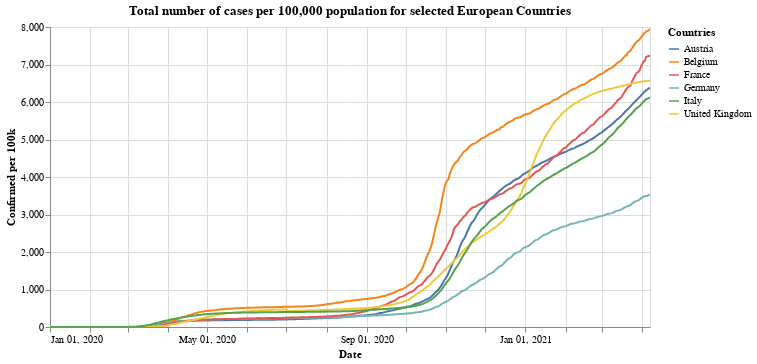

Notebook code for this chart:
### Markdown cell above
## Total cases per 100,000

### Code cell
#collapse

leg_selection = alt.selection_multi(fields=['id'], bind='legend')

alt.Chart(x_small).mark_line().encode(
    x=alt.X("yearmonthdate(date):T", axis=alt.Axis(title='Date')),
    y=alt.Y("confirmed_per:Q", axis=alt.Axis(title='Confirmed per 100k')),
    tooltip='id',
    color=alt.Color('id', legend=alt.Legend(title="Countries")),
    opacity=alt.condition(leg_selection, alt.value(1), alt.value(0.2))
).add_selection(leg_selection).properties(title='Total number of cases per 100,000 population for selected European Countries', width=600).interactive()

### Figure 1 — Vega-Lite specification as saved in the notebook (floating-point values rounded to 4 significant figures; data arrays with more than 128 entries replaced by an {"elided": "..."} marker saying what was removed)
{"config": {"view": {"continuousWidth": 400, "continuousHeight": 300}}, "data": {"name": "data-683f5cfb6562dac94a276517a0b16ff9"}, "mark": "line", "encoding": {"color": {"type": "nominal", "field": "id", "legend": {"title": "Countries"}}, "opacity": {"condition": {"value": 1, "selection": "selector001"}, "value": 0.2}, "tooltip": {"type": "nominal", "field": "id"}, "x": {"type": "temporal", "axis": {"title": "Date"}, "field": "date", "timeUnit": "yearmonthdate"}, "y": {"type": "quantitative", "axis": {"title": "Confirmed per 100k"}, "field": "confirmed_per"}}, "selection": {"selector001": {"type": "multi", "fields": ["id"], "bind": "legend"}, "selector002": {"type": "interval", "bind": "scales", "encodings": ["x", "y"]}}, "title": "Total number of cases per 100,000 population for selected European Countries", "width": 600, "$schema": "https://vega.github.io/schema/vega-lite/v4.8.1.json", "datasets": {"data-683f5cfb6562dac94a276517a0b16ff9": {"elided": "2778 records"}}}
